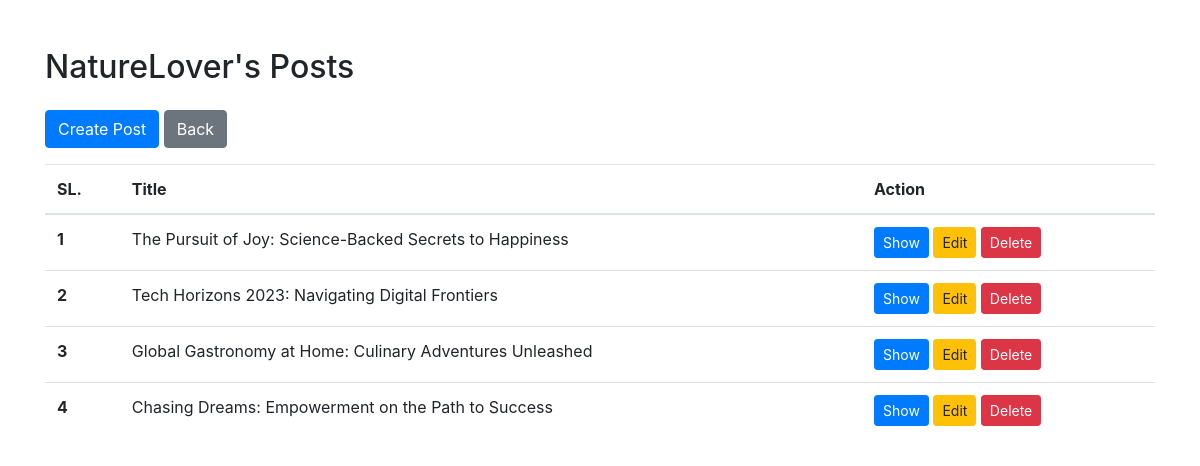
Page /oneToMany/user_posts.php?user_id=17 on the committed database.
### tables this page shows
CREATE TABLE `users` (
  `id` int NOT NULL,
  `username` varchar(50) NOT NULL,
  `email` varchar(100) NOT NULL
);

CREATE TABLE `posts` (
  `id` int NOT NULL,
  `user_id` int DEFAULT NULL,
  `title` varchar(255) DEFAULT NULL,
  `description` text
);

### oneToMany/user_posts.php (the view, shortened to what this page needs)
<?php
require 'dbconnect.php';
if (isset($_GET['user_id'])) {
    $user_id = $_GET['user_id'];
    try {
        $stmt = $pdo->prepare("SELECT * FROM users WHERE id = ?");
        $stmt->execute([$user_id]);
        $user = $stmt->fetch(PDO::FETCH_ASSOC);
        $stmt = $pdo->prepare("SELECT * FROM posts WHERE user_id = ?");
        $stmt->execute([$user_id]);
        $posts = $stmt->fetchAll(PDO::FETCH_ASSOC);
    } catch (PDOException $e) {
        echo "Error: " . $e->getMessage();
    }
} else {
    header("Location: index.php");
    exit();
}
?>
<!DOCTYPE html>
<html>
<head>
    <link rel="stylesheet" href="https://stackpath.bootstrapcdn.com/bootstrap/4.5.2/css/bootstrap.min.css">
</head>
<body>
    <div class="container mt-5">
        <h2><?php echo ucfirst($user['username']); ?>'s Posts</h2>
        <a href="create_post.php?user_id=<?php echo $user['id']; ?>" class="btn btn-primary my-3">Create Post</a>
        <a href="index.php" class="btn btn-secondary ">Back</a>
        <table class="table">
            <thead>
                <tr>
                    <th scope="col">SL.</th>
                    <th scope="col">Title</th>
                    <th scope="col">Action</th>
                </tr>
            </thead>
            <tbody>
                <?php foreach ($posts as $index => $post) : ?>
                    <tr>
                        <th scope="row"><?php echo $index + 1; ?></th>
                        <td><?php echo ucfirst($post['title']); ?></td>
                        <td>
                            <a href="show_post.php?post_id=<?php echo $post['id']; ?>&user_id=<?php echo $user_id; ?>" class="btn btn-sm btn-primary">Show</a>
                            <a href="edit_post.php?post_id=<?php echo $post['id']; ?>&user_id=<?php echo $user_id; ?>" class="btn btn-sm btn-warning">Edit</a>
                            <form action="delete_post.php" method="POST" class="d-inline">
                                <button type="submit" class="btn btn-sm btn-danger">Delete</button>
                            </form>
                        </td>
                    </tr>
                <?php endforeach; ?>
            </tbody>
        </table>
    </div>
</body>
</html>

### rows in the picture
users: username "NatureLover"
posts: title "The Pursuit of Joy: Science-Backed Secrets to Happiness"
posts: title "Tech Horizons 2023: Navigating Digital Frontiers"
posts: title "Global Gastronomy at Home: Culinary Adventures Unleashed"
posts: title "Chasing Dreams: Empowerment on the Path to Success"
